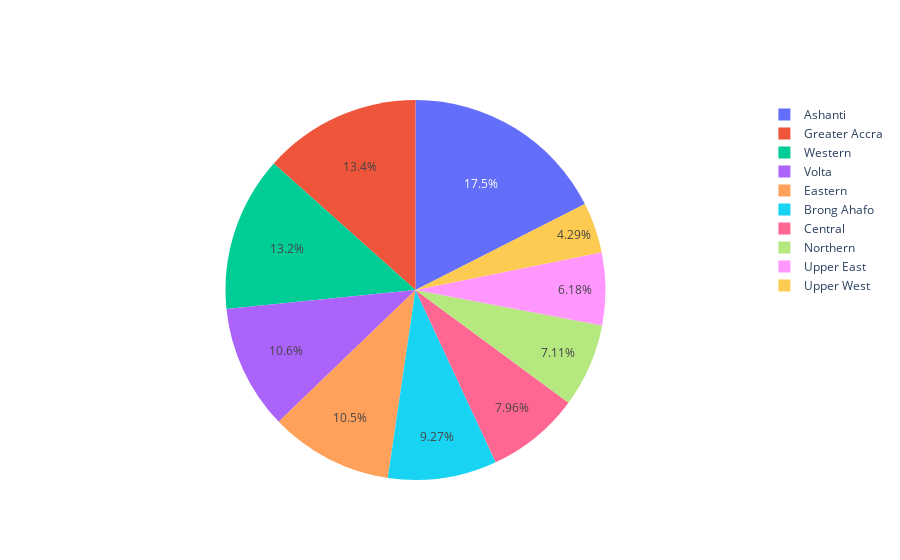

This figure's notebook cell:
### Code cell
fig = go.Figure(data=[go.Pie(labels=region['Region'], values=region['region_count'].values)])
fig.show()

### Figure 1 — Plotly figure (JSON) as saved in the notebook; plotly's stock layout.template omitted (floating-point values rounded to 4 significant figures)
{"data": [{"labels": ["Ashanti", "Brong Ahafo", "Central", "Eastern", "Greater Accra", "Northern", "Upper East", "Upper West", "Volta", "Western"], "type": "pie", "values": [658, 348, 299, 393, 503, 267, 232, 161, 398, 496]}], "layout": {}}
